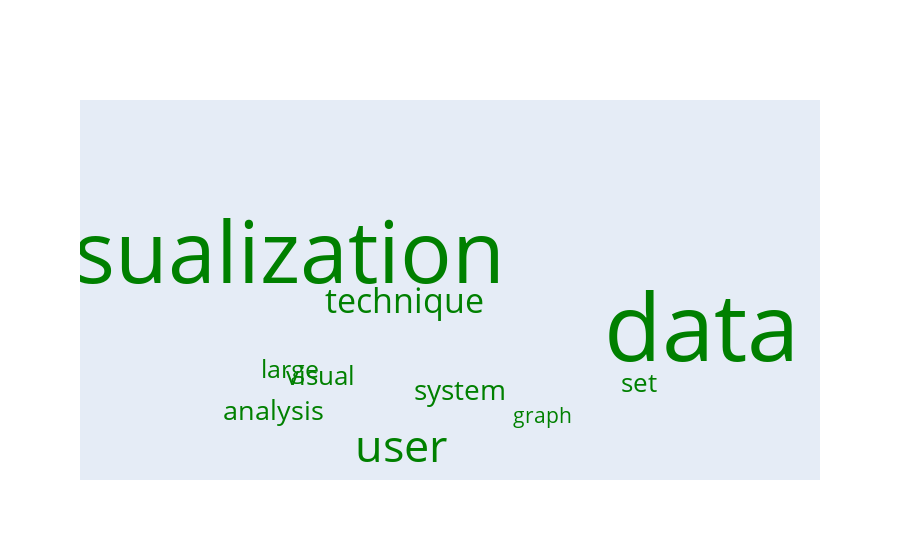

Notebook cell for this chart:
### Code cell
import plotly
import plotly.graph_objs as go
from plotly.offline import plot
import random
data = go.Scatter(x=[random.random() for i in range(30)],
                 y=[random.random() for i in range(30)],
                 mode='text',
                 text=lda.get_top_n_word_probs_for_topic_i(2, 10).Words,
                 marker={'opacity': 0.3},
                 textfont={'size': lda.get_top_n_word_probs_for_topic_i(2, 10).Probabilities * 4000, 
                           'color': lda.get_colors()[2]})
layout = go.Layout({'xaxis': {'showgrid': False, 'showticklabels': False, 'zeroline': False},
                    'yaxis': {'showgrid': False, 'showticklabels': False, 'zeroline': False}})
fig = go.Figure(data=[data], layout=layout)

fig

### Figure 1 — Plotly figure (JSON) as saved in the notebook; plotly's stock layout.template omitted (floating-point values rounded to 4 significant figures)
{"data": [{"marker": {"opacity": 0.3}, "mode": "text", "text": ["graph", "large", "set", "visual", "analysis", "system", "technique", "user", "visualization", "data"], "textfont": {"color": "green", "size": [20.55, 25.14, 25.86, 26.17, 26.53, 28.3, 33.57, 45.07, 86.37, 94.02]}, "type": "scatter", "x": [0.6533, 0.3297, 0.7765, 0.3689, 0.308, 0.5479, 0.4766, 0.4717, 0.2875, 0.8566, 0.4453, 0.1074, 0.1706, 0.3356, 0.8491, 0.3225, 0.356, 0.7664, 0.2188, 0.2436, 0.7161, 0.7777, 0.1353, 0.9615, 0.437, 0.318, 0.1525, 0.1146, 0.4794, 0.3765], "y": [0.1231, 0.2397, 0.2034, 0.2222, 0.1346, 0.1869, 0.4068, 0.04182, 0.5128, 0.324, 0.7264, 0.5406, 0.5061, 0.5359, 0.8597, 0.4047, 0.6115, 0.3723, 0.1235, 0.1004, 0.1581, 0.6312, 0.7773, 0.7073, 0.08909, 0.869, 0.01637, 0.2745, 0.8362, 0.8011]}], "layout": {"xaxis": {"showgrid": false, "showticklabels": false, "zeroline": false}, "yaxis": {"showgrid": false, "showticklabels": false, "zeroline": false}}}
